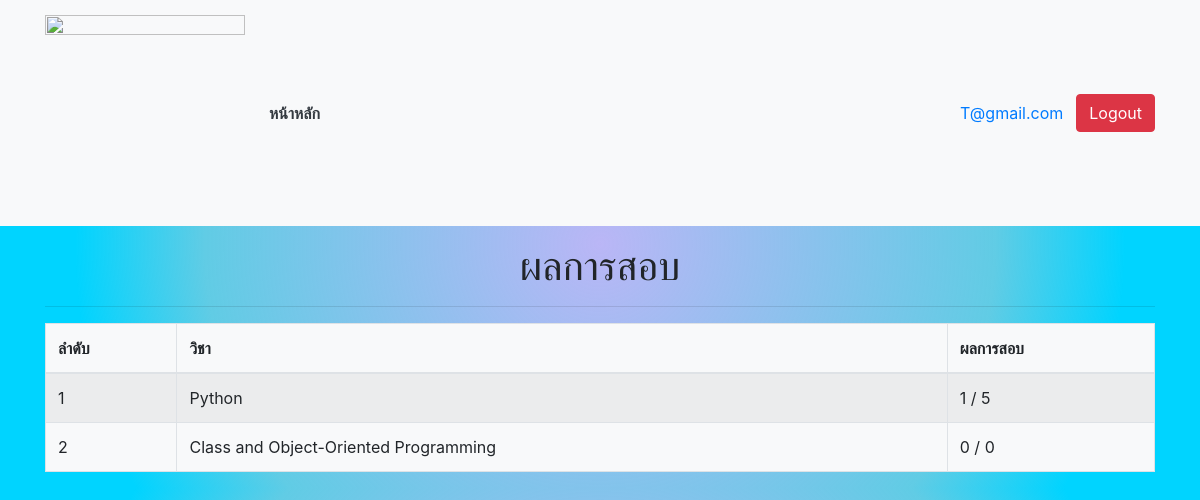
Page /exam_result.php (signed in) on the committed database.
### tables this page shows
CREATE TABLE `score` (
  `score_id` int(10) NOT NULL,
  `subject_id` int(10) NOT NULL,
  `user_id` int(10) NOT NULL,
  `score_exam` int(10) NOT NULL
);

CREATE TABLE `subject_information` (
  `subject_id` int(10) NOT NULL,
  `subject_name` varchar(255) NOT NULL,
  `subject_image` varchar(255) NOT NULL
);

### exam_result.php (the view, shortened to what this page needs)
<?php
include 'config/db.php';
?>
<!doctype html>
<html lang="en">
  <head>
    <link rel="stylesheet" href="https://cdn.jsdelivr.net/npm/bootstrap@4.0.0/dist/css/bootstrap.min.css">
  </head>
  <body>
  <nav class="navbar navbar-expand-lg navbar-light bg-light">
      <div class=" container">
      <a class="navbar-brand text-white" href="index2.php"><img src="https://api.computing.kku.ac.th//storage/images/1663735797-CPlogo-final-01.png" width="200" height="200"  class="img-fluid" > </a>
      <div class="collapse navbar-collapse" id="navbarSupportedContent">
        <ul class="navbar-nav mr-auto">
          <li class="nav-item">
            <a class="nav-link text-dark font-weight-bold" href="index2.php">หน้าหลัก</a>
          </li>
        </ul>
        <div class="info btn">
                    <a href="#" class="d-block"><?php echo $_SESSION['user']['email']; ?></a>
                    </div>
        <?php
        if(isset($_SESSION['user'])){ ?>
        <a href="logout.php" class="btn btn-danger">Logout</a>
        <?php }else{ ?>
          <a href="login.php" class="btn btn-warning">Login</a>
        <?php } ?>
      </div>
      </div>
  </nav>
    <div class="container">
    <div class="row">
    <div class="col-md-12 mt-3">
    <h1 class="text-center"> ผลการสอบ </h1>
    <hr>
    </div>
    </div>
    <div class="row">
    <div class="col-md-12">
    <table class="table table-bordered table-striped bg-light">
            <thead>
                <tr>
                <th scope="col">ลำดับ</th>
                <th scope="col">วิชา</th>
                <th scope="col">ผลการสอบ</th>
                </tr>
            </thead>
            <tbody>
                <?php
                $sql = "SELECT * FROM score WHERE user_id = '".$_SESSION['user']['user_id']."'";
                $result = $conn->prepare($sql);
                $result->execute();
                $i = 1;
                while($row = $result->fetch(PDO::FETCH_ASSOC)){
                    $sql2 = "SELECT * FROM subject_information WHERE subject_id = '".$row['subject_id']."'";
                    $result2 = $conn->prepare($sql2);
                    $result2->execute();
                    $row2 = $result2->fetch(PDO::FETCH_ASSOC);
                    $sql_question = "SELECT * FROM question WHERE subject_id = '".$row['subject_id']."'";
                    $result_question = $conn->prepare($sql_question);
                    $result_question->execute();
                    echo "<tr>";
                    echo "<td>".$i."</td>";
                    echo "<td>".$row2['subject_name']."</td>";
                    echo "<td>".$row['score_exam']. " / ". $result_question->rowCount()."</td>";
                    echo "</tr>";
                    $i++;
                }
                ?>
            </tbody>
        </table>
    </div>
    </div>
  </body>
</html>

### exam_result.php (style rules this page uses)
body { background: rgb(135,206,235); background: radial-gradient(circle, rgba(186,182,246,1) 0%, rgba(1,173,213,0.6222864145658263) 61%, rgba(0,212,255,1) 81%); }

### rows in the picture
score: subject.subject_name "Python", score_exam "1", rowCount "5"
score: subject.subject_name "Class and Object-Oriented Programming", score_exam "0", rowCount "0"

### other values in the picture
$_SESSION['user']['email'] "T@gmail.com"
